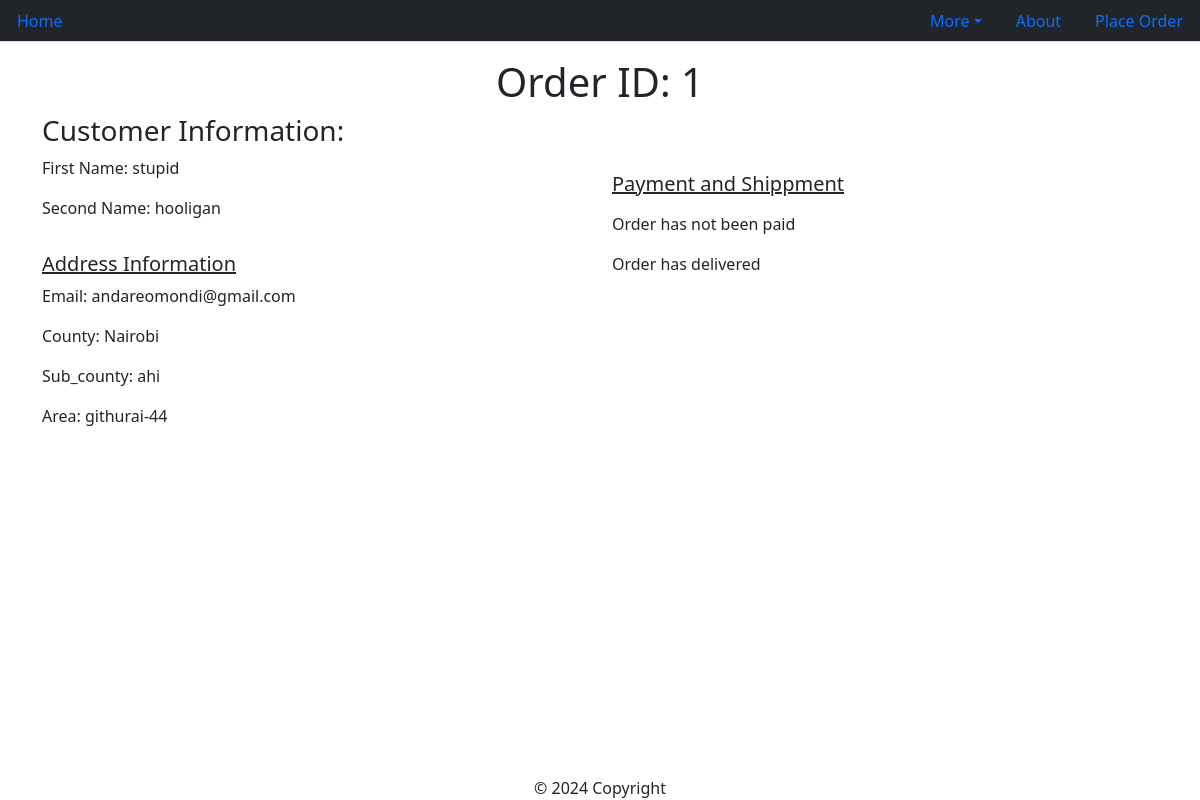
/staff/order/1/ (signed in), run on the app's committed database.
### customer/models.py (models this page shows, shortened)
class OrderModel(models.Model):
    created_on = models.DateTimeField(auto_now_add=True)
    price = models.DecimalField(max_digits=5, decimal_places=2)
    items = models.ManyToManyField('MenuItem', related_name='order', blank=True)
    first_name = models.CharField(max_length=30, default='')
    second_name = models.CharField(max_length=30, default='')
    email = models.EmailField(max_length=30, default='')
    county = models.CharField(max_length=30, default='')
    sub_county = models.CharField(max_length=30, default='')
    area = models.CharField(max_length=30, default='')
    is_paid = models.BooleanField(default=False)
    is_delivered = models.BooleanField(default=False)

### resturant/views.py (the view, shortened to what this page needs)
# urls.py: path('order/<int:pk>/', OrderDetails.as_view(), name='order_details'),
class OrderDetails(LoginRequiredMixin, UserPassesTestMixin, View):
    def get(self, request, pk):
        order = OrderModel.objects.get(pk=pk)
        context = {
            'order': order
        }
        return render(request, template_name='staff/order-details.html', context=context)
    def test_func(self):
        return self.request.user.groups.filter(name='staff').exists()

### resturant/templates/staff/order-details.html (shortened to what this page needs)
{% extends "customer/index.html" %}
{% block content %}
<div class="container">
    <div class="row justify-content-center">
        <div class="col-md-6 col-sm-12 text-center mt-3">
            <h1>Order ID: {{ order.pk }}</h1>
        </div>
    </div>
    <div class="row justify-content-center">
        <div class="col-md-12 col-sm-12">
            <h3>Customer Information:</h3>
        </div>
    </div>
    <div class="row justify-content-center">
        <div class="col-md-6 col-sm-12">
            <p><span style="font-weight:400;">First Name:</span> {{ order.first_name }}</p>
            <p><span style="font-weight: 400;">Second Name:</span> {{ order.second_name }}</p>
            <p class="h5 pt-3" style="text-decoration: underline;">Address Information</p>
            <p><span style="font-weight: 400;">Email:</span> {{ order.email }}</p>
            <p><span style="font-weight: 400;">County:</span> {{ order.county }}</p>
            <p><span style="font-weight: 400;">Sub_county:</span> {{ order.sub_county }}</p>
            <p><span style="font-weight: 400;">Area:</span> {{ order.area }}</p>
        </div>
        <div class="col-md-6 col-sm-12">
            <p class="h5 pt-3" style="text-decoration: underline;">Payment and Shippment</p>
            <p class="mt-3">
                {% if order.is_paid%}
                <p><i class="fas fa-check" style="color: green;"></i><span class="pl-2">Order has been paid</span></p>
                {% else %}
                <p><span class="pl-2">Order has not been paid</span>{% endif %}
                </p>
                {% if order.is_delivered%}
                <p><span class="pl-2">Order has delivered</span></p>
                {% else %}
                <form action="" method="post">
                    {% csrf_token %}
                    <button class="btn btn-outline-success" type="submit">Mark as Shipped</button>
                </form>
                {% endif %}
            </p>
    </div>
</div>
{% endblock content %}

### data on the page
OrderModel: pk "1", first_name "stupid", second_name "hooligan", email "andareomondi@gmail.com", county "Nairobi", sub_county "ahi", area "githurai-44"
